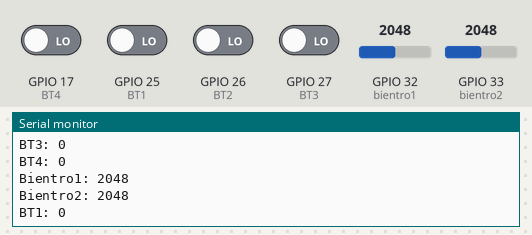
The sketch below on a simulated ESP32. Parts: the last lines printed to the serial monitor. Inputs (shaded band) come from the test bench; at power-on: GPIO 17 (BT4), GPIO 25 (BT1), GPIO 26 (BT2), GPIO 27 (BT3) LOW, GPIO 32 (bientro1) = 2048, GPIO 33 (bientro2) = 2048.

Above: at 1.2 s.
1.3 s: GPIO 32 (bientro1) set to 1056
At 2.4 s:
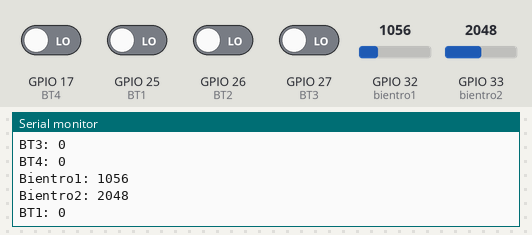
4.3 s: GPIO 32 (bientro1) set to 965
At 5.1 s:
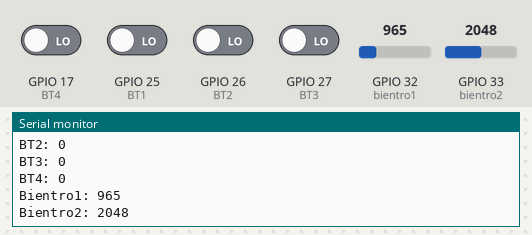
7.3 s: GPIO 33 (bientro2) set to 1032
At 8.0 s:
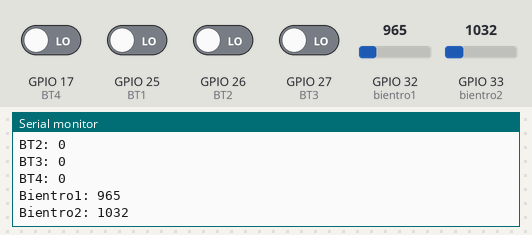
8.8 s: GPIO 33 (bientro2) set to 957
At 9.9 s:
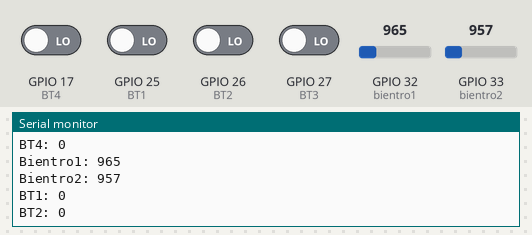
Timing chart, 0 to 11.8 s (numbered marks = the images above; inputs shaded):
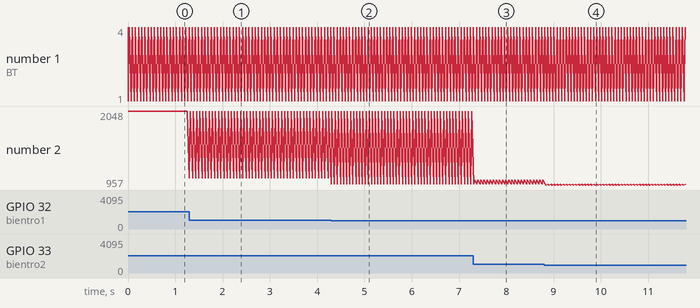

The sketch:

test_peripheral.ino
```cpp
#define BT1 25
#define BT2 26
#define BT3 27
#define BT4 17
#define bientro1 32
#define bientro2 33

void setup() {
  // put your setup code here, to run once:
  Serial.begin(9600);
  pinMode(BT1, INPUT);
  pinMode(BT1, INPUT);
  pinMode(BT1, INPUT);
  pinMode(BT1, INPUT);
  pinMode(bientro1, INPUT);
  pinMode(bientro2, INPUT);

}

void loop() {
  // put your main code here, to run repeatedly:
  Serial.print("BT1: ");
  Serial.println(digitalRead(BT1));
  Serial.print("BT2: ");
  Serial.println(digitalRead(BT2));
  Serial.print("BT3: ");
  Serial.println(digitalRead(BT3));
  Serial.print("BT4: ");
  Serial.println(digitalRead(BT4));
  Serial.print("Bientro1: ");
  Serial.println(analogRead(bientro1));
  Serial.print("Bientro2: ");
  Serial.println(analogRead(bientro2));
}
```

Measured:
- the behaviour switches between 1000 and 999 on GPIO 32 (bientro1) (found by bisection; images 1 and 2)
- the behaviour switches between 1000 and 999 on GPIO 33 (bientro2) (found by bisection; images 3 and 4)
- after the input at 1.3 s, the serial monitor: prints a new line after 0.07 s (image 1)
- after the input at 4.3 s, the serial monitor: prints a new line after 0.06 s (image 2)
- after the input at 7.3 s, the serial monitor: prints a new line at once (image 3)
- after the input at 8.8 s, the serial monitor: prints a new line at once (image 4)
- plotted number 2: 1056 → 965 after the input at 1.3 s, 2048 → 1032 after the input at 7.3 s, 1032 → 957 after the input at 8.8 s
